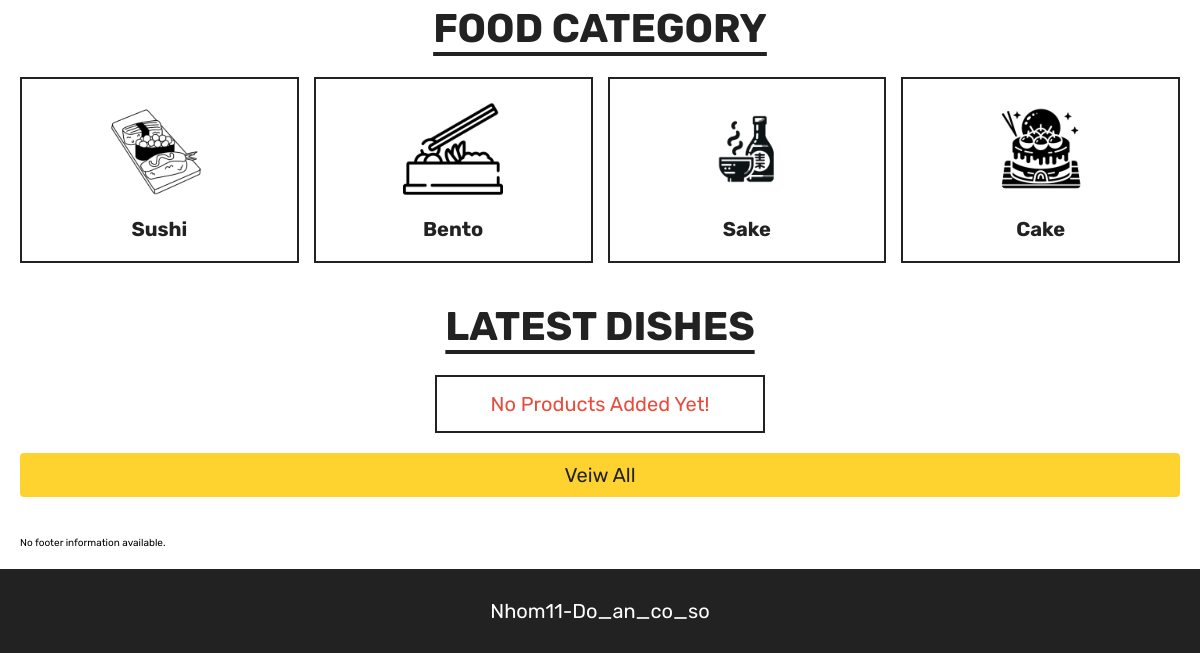
Page /home.php (lower part) on the earlier database version.
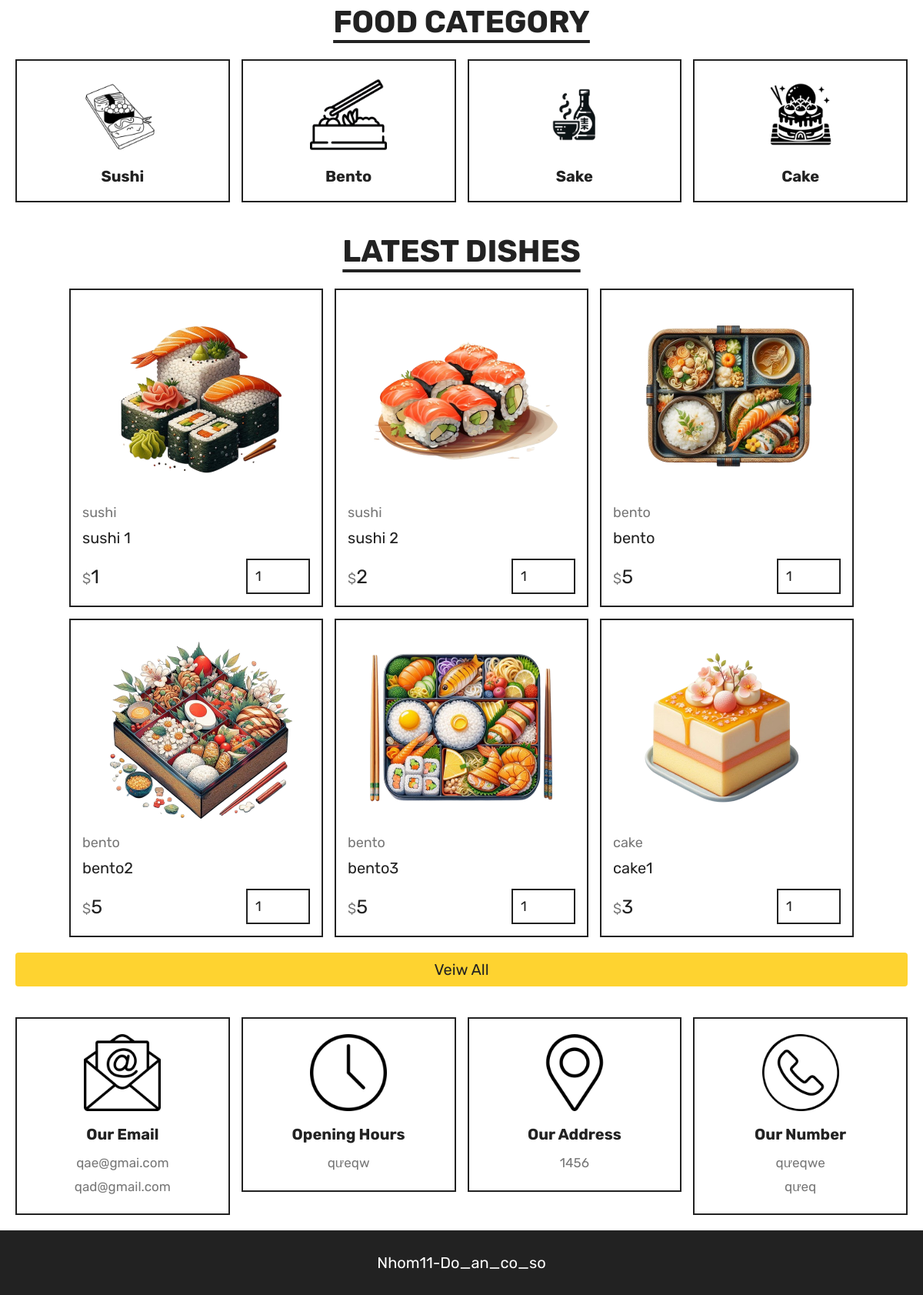
Same page on the later database version.
### tables this page shows
CREATE TABLE `products` (
  `id` int(100) NOT NULL,
  `name` varchar(100) NOT NULL,
  `category` varchar(100) NOT NULL,
  `price` int(10) NOT NULL,
  `image` varchar(100) NOT NULL
);

CREATE TABLE `footer` (
  `id` int(11) NOT NULL,
  `email1` varchar(255) NOT NULL,
  `email2` varchar(255) NOT NULL,
  `opening_hours` varchar(100) NOT NULL,
  `address` varchar(255) NOT NULL,
  `phone1` varchar(15) NOT NULL,
  `phone2` varchar(15) NOT NULL
);

### home.php (the view, shortened to what this page needs)
<?php
include 'components/connect.php';
?>
<!DOCTYPE html>
<html lang="en">
<head>
   <link rel="stylesheet" href="https://unpkg.com/swiper@8/swiper-bundle.min.css" />
   <link rel="stylesheet" href="https://cdnjs.cloudflare.com/ajax/libs/font-awesome/6.1.1/css/all.min.css">
   <link rel="stylesheet" href="css/style.css">
</head>
<body>
   <section class="category">
      <h1 class="title">food category</h1>
      <div class="box-container">
         <a href="category.php?category=sushi" class="box">
            <img src="images/cat-1.png" alt="">
            <h3>sushi</h3>
         </a>
         <a href="category.php?category=bento" class="box">
            <img src="images/cat-2.png" alt="">
            <h3>bento</h3>
         </a>
         <a href="category.php?category=sake" class="box">
            <img src="images/cat-3.png" alt="">
            <h3>sake</h3>
         </a>
         <a href="category.php?category=cake" class="box">
            <img src="images/cat-4.png" alt="">
            <h3>cake</h3>
         </a>
      </div>
   </section>
   <section class="products">
      <h1 class="title">latest dishes</h1>
      <div class="box-container">
         <?php
         $select_products = $conn->prepare("SELECT * FROM `products` LIMIT 6");
         $select_products->execute();
         if ($select_products->rowCount() > 0) {
            while ($fetch_products = $select_products->fetch(PDO::FETCH_ASSOC)) {
               ?>
               <form action="" method="post" class="box">
                  <img src="uploaded_img/<?= $fetch_products['image']; ?>" alt="">
                  <a href="category.php?category=<?= $fetch_products['category']; ?>"
                     class="cat"><?= $fetch_products['category']; ?></a>
                  <div class="name"><?= $fetch_products['name']; ?></div>
                  <div class="flex">
                     <div class="price"><span>$</span><?= $fetch_products['price']; ?></div>
                     <input type="number" name="qty" class="qty" min="1" max="99" value="1" maxlength="2">
                  </div>
               </form>
               <?php
            }
         } else {
            echo '<p class="empty">no products added yet!</p>';
         }
         ?>
      </div>
      <div class="more-btn">
         <a href="menu.php" class="btn">veiw all</a>
      </div>
   </section>
   <?php include 'components/footer.php'; ?>
</body>
</html>

### components/footer.php
<footer class="footer">
   <section class="grid">
      <?php
      $select_footer = $conn->prepare("SELECT * FROM `footer` LIMIT 1");
      $select_footer->execute();
      $footer_info = $select_footer->fetch(PDO::FETCH_ASSOC);
      if ($footer_info) {
         ?>
         <div class="box">
            <img src="images/email-icon.png" alt="">
            <h3>Our Email</h3>
            <a
               href="mailto:<?= htmlspecialchars($footer_info['email1']); ?>"><?= htmlspecialchars($footer_info['email1']); ?></a>
            <a
               href="mailto:<?= htmlspecialchars($footer_info['email2']); ?>"><?= htmlspecialchars($footer_info['email2']); ?></a>
         </div>
         <div class="box">
            <img src="images/clock-icon.png" alt="">
            <h3>Opening Hours</h3>
            <p><?= htmlspecialchars($footer_info['opening_hours']); ?></p>
         </div>
         <div class="box">
            <img src="images/map-icon.png" alt="">
            <h3>Our Address</h3>
            <a href="#"><?= htmlspecialchars($footer_info['address']); ?></a>
         </div>
         <div class="box">
            <img src="images/phone-icon.png" alt="">
            <h3>Our Number</h3>
            <a
               href="tel:<?= htmlspecialchars($footer_info['phone1']); ?>"><?= htmlspecialchars($footer_info['phone1']); ?></a>
            <a
               href="tel:<?= htmlspecialchars($footer_info['phone2']); ?>"><?= htmlspecialchars($footer_info['phone2']); ?></a>
         </div>
         <?php
      } else {
         echo '<p>No footer information available.</p>';
      }
      ?>
   </section>
   <div class="credit">Nhom11-Do_an_co_so</div>
</footer>

Differences in the rows shown:
added products: image (picture), category "sushi", name "sushi 1", price "1"
added products: image (picture), category "sushi", name "sushi 2", price "2"
added products: image (picture), category "bento", name "bento", price "5"
added products: image (picture), category "bento", name "bento2", price "5"
added products: image (picture), category "bento", name "bento3", price "5"
added products: image (picture), category "cake", name "cake1", price "3"
added footer: email1 "qae@gmai.com", email2 "qad@gmail.com", opening_hours "qưeqw", address "1456", phone1 "qưeqwe", phone2 "qưeq"
Other differences:
text no longer shown: "No Products Added Yet! No footer information available."
text now shown: "Our Email Opening Hours Our Address Our Number"
